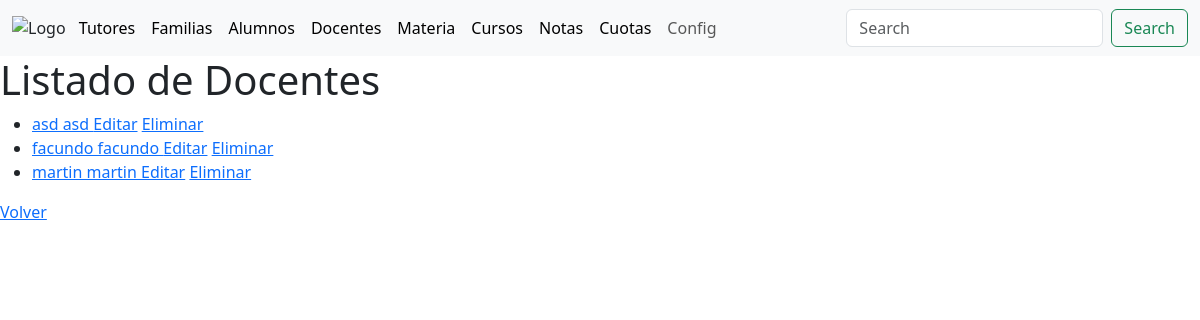
The page /docentes/ on the database as committed earlier.
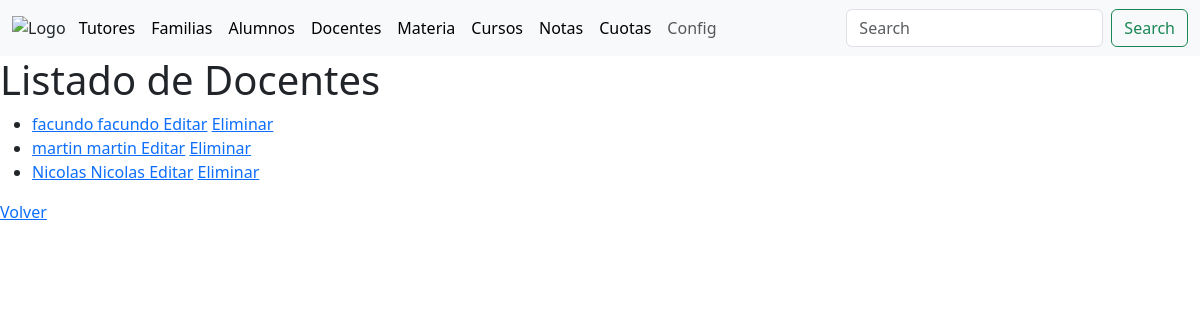
The same page on the database as committed later.
### academico/models.py (models this page shows)
class Docentes(models.Model):
    Nivel_Docente = models.ForeignKey(Nivel_Docente, on_delete=models.CASCADE)
    Apellidos = models.CharField(max_length=255)
    Nombres = models.CharField(max_length=255)
    CUIL = models.CharField(max_length=255)
    Tel = models.CharField(max_length=255)
    F_Nacimiento = models.DateField()
    Titulo = models.ForeignKey(Titulos_Profesionales, on_delete=models.CASCADE)
    def __str__(self):
        return '%s %s '%(self.Apellidos, self.Nombres)
    class Meta:
        db_table = 'Docentes'
        verbose_name = 'Docente'
        verbose_name_plural = 'Docentes'

### academico/views.py (the view)
# urls.py: path('docentes/', views.docentes_list, name='docentes_list'),
def docentes_list(request):
    docentes = Docentes.objects.all()
    context = {'docentes': docentes}
    return render(request, 'docentes_list.html', context)

### academico/templates/docentes_list.html
{% extends 'base.html' %}
{% block content %}
<h1>Listado de Docentes</h1>
<ul>
    {% for docente in docentes %}
    <li>
        <a href="{% url 'docente_detail' docente.pk %}">{{ docente }}</a>
        <a href="{% url 'docente_update' docente.pk %}">Editar</a>
        <a href="{% url 'docente_delete' docente.pk %}">Eliminar</a>
    </li>
    {% endfor %}
</ul>
<a href="{% url 'index' %}">Volver</a>
{% endblock %}

Rows that differ between the two databases and show on the page:
removed Docentes: Apellidos+Nombres "asd asd"
added Docentes: Apellidos+Nombres "Nicolas Nicolas"
